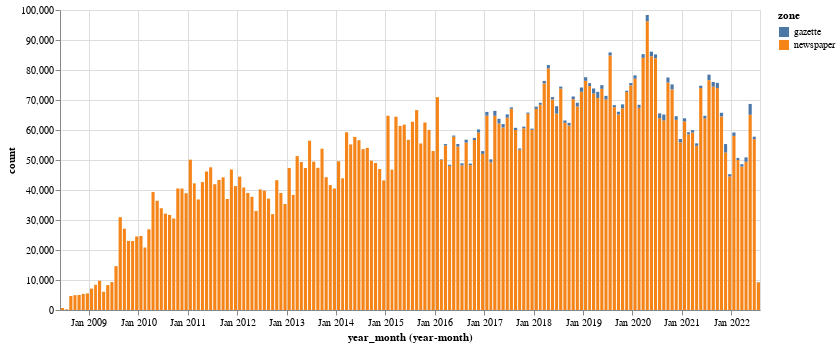

Write notebook code for a chart like this one.
### Markdown cell above
## View tags by month in newspapers and gazettes

### Code cell
alt.Chart(
    month_counts.loc[month_counts["zone"].isin(["newspaper", "gazette"])]
).mark_bar().encode(
    x="yearmonth(year_month):T",
    y="count:Q",
    color="zone:N",
    tooltip=["yearmonth(year_month):T", "count", "zone"],
).properties(
    width=700
)

### Figure 1 — Vega-Lite specification as saved in the notebook (floating-point values rounded to 4 significant figures; data arrays with more than 128 entries replaced by an {"elided": "..."} marker saying what was removed)
{"config": {"view": {"continuousWidth": 400, "continuousHeight": 300}}, "data": {"name": "data-340a96bffb4f29ee4c10787c8512ef72"}, "mark": "bar", "encoding": {"color": {"field": "zone", "type": "nominal"}, "tooltip": [{"field": "year_month", "timeUnit": "yearmonth", "type": "temporal"}, {"field": "count", "type": "quantitative"}, {"field": "zone", "type": "nominal"}], "x": {"field": "year_month", "timeUnit": "yearmonth", "type": "temporal"}, "y": {"field": "count", "type": "quantitative"}}, "width": 700, "$schema": "https://vega.github.io/schema/vega-lite/v4.17.0.json", "datasets": {"data-340a96bffb4f29ee4c10787c8512ef72": {"elided": "248 records"}}}
